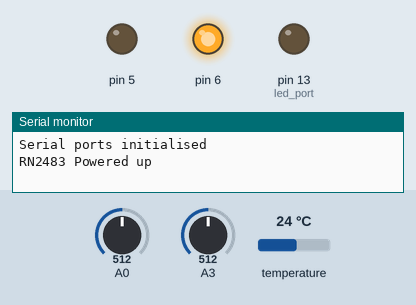
A sketch run on a simulated Arduino Mega 2560, built with avr-gcc and run on an emulated ATmega2560. Shown: output pins drawn as LEDs (lit = HIGH), the last lines printed to the serial monitor. The test bench sets the inputs (shaded band); at power-on: temperature 24 °C, A0 = 512, A3 = 512.

Above: at 0.2 s.
At 12.3 s:
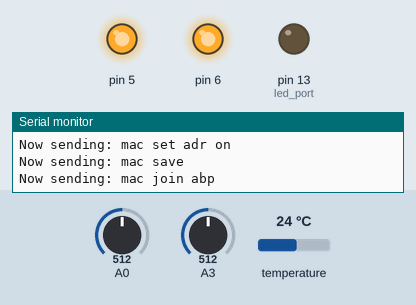
12.4 s: temperature set to 12 °C
At 13.4 s:
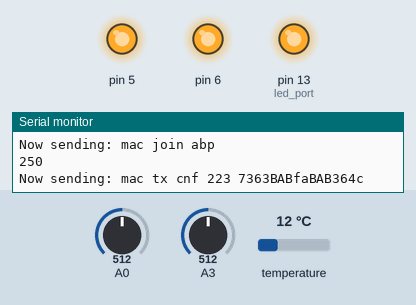
25.1 s: A0 set to 716
35.6 s: A3 set to 716
46.2 s: temperature set to 19 °C
56.8 s: A0 set to 900
67.4 s: A3 set to 900
Timing chart, 0 to 79.0 s (numbered marks = the images above; inputs shaded):
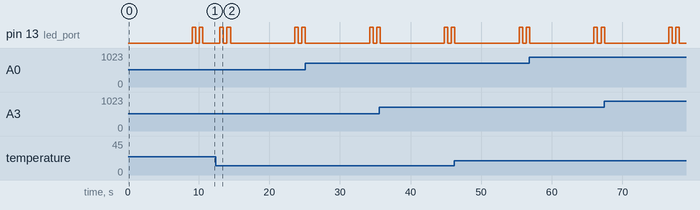

The sketch:

ondersteboei.ino
```cpp
/*
 This file contains the code for the "Meetwaarden Boei te water" for project "De Groene Poort"
*/

//includes

#include <Wire.h>
//#include <Adafruit_Sensor.h>
//#include <Adafruit_HMC5883_U.h>
#include <OneWire.h>
#include <DallasTemperature.h>
// end of the includes

#define ONE_WIRE_BUS A5
OneWire oneWire(ONE_WIRE_BUS);


// Port to assign the type of lora data (any port can be used between 1 and 223)
int     set_port  = 223;

// Some standard ports that depend on the layout of the Marvin
long    defaultBaudRate = 57600;
int     reset_port = 5;
int     RN2483_power_port = 6; //Note that an earlier version of the Marvin doesn't support seperate power to RN2483
int     led_port = 13;


//*** declaring the sensors and their respective pins --->
int turbulanceSensorValue = analogRead(A3);// read the input on analog pin 0:

 DallasTemperature sensors(&oneWire);
 float selinitySensorData;
 float turbulanceSensorData;

 String turbulanceSensorDataRoundedToHEX;
 String selinitySensorToHEX;
 String temparatureSensorDataToHEX;


//*** <---/declaring pins and sensor positions


//*** Set parameters here BEGIN ---->
String  set_nwkskey = "91FD4A1E6CB22444922C7EEDA7610926";
String  set_appskey = "66A81E21D62E6D9A890CC6DCDEF2C301";
String  set_devaddr = "00236953";


//*** <---- END Set parameters heres
/*
 * Setup() function is called when board is started. Marvin uses a serial connection to talk to your pc and a serial
 * connection to talk to the RN2483, these are both initialized in seperate functions. Also some Arduino port are
 * initialized and a LED is called to blink when everything is done.
 */
void setup() {
  Wire.begin();
  InitializeSerials(defaultBaudRate);
  initializeRN2483(RN2483_power_port, reset_port);
  pinMode(led_port, OUTPUT); // Initialize LED port
  blinky();

  sensors.begin(); // IC Default 9 bit. If you have troubles consider upping it 12. Ups the delay giving the IC more time to process the temperature measurement
}

void loop() {


  readSelinitySensor(); // read the SelinitySensor
  readTurbulanceSensor(); //read out the Turbulance Sensor
  sensors.requestTemperatures(); // Send the command to get temperatures);

  send_LoRa_data(set_port);// the data that has to be send to the server (iTalks in this case)
  delay(100);
  blinky();
  delay(100);
  read_data_from_LoRa_Mod();
  delay(600);


   delay(6000);
}

void InitializeSerials(int baudrate)
{
  Serial.begin(defaultBaudRate);
  Serial1.begin(defaultBaudRate);
  delay(100);
  print_to_console("Serial ports initialised");
}

void initializeRN2483(int pwr_port, int rst_port)
{
  //Enable power to the RN2483
  pinMode(pwr_port, OUTPUT);
  digitalWrite(pwr_port, HIGH);
  print_to_console("RN2483 Powered up");
  delay(1000);

  //Disable reset pin
  pinMode(rst_port, OUTPUT);
  digitalWrite(rst_port, HIGH);

  //Configure LoRa module
  send_LoRa_Command("sys reset");
  read_data_from_LoRa_Mod();

  send_LoRa_Command("radio set crc off");
  delay(1000);
  read_data_from_LoRa_Mod();

  send_LoRa_Command("mac set nwkskey " + set_nwkskey);
  read_data_from_LoRa_Mod();

  send_LoRa_Command("mac set appskey " + set_appskey);
  read_data_from_LoRa_Mod();

  send_LoRa_Command("mac set devaddr " + set_devaddr);
  read_data_from_LoRa_Mod();

  //For this commands some extra delay is needed.
  send_LoRa_Command("mac set adr on");
  delay(1000);
  read_data_from_LoRa_Mod();

  send_LoRa_Command("mac save");
  delay(1000);
  read_data_from_LoRa_Mod();

  send_LoRa_Command("mac join abp");
  delay(1000);
  read_data_from_LoRa_Mod();

}

void print_to_console(String message)
{
  Serial.println(message);
}

void read_data_from_LoRa_Mod()
{
  if (Serial1.available()) {
    String inByte = Serial1.readString();
    Serial.println(inByte);
  }

}

void send_LoRa_Command(String cmd)
{
  print_to_console("Now sending: " + cmd);
  Serial1.println(cmd);
  delay(500);
}

void send_LoRa_data(int tx_port)
{

    floatToHEX();
 //   print_to_console(selinitySensorToHEX + String(" ") + turbulanceSensorDataRoundedToHEX); uncomment this line for an extra check before sending
    send_LoRa_Command("mac tx cnf " + String(tx_port) + String(" ") +  selinitySensorToHEX + String("BAB") + turbulanceSensorDataRoundedToHEX + String("BAB") + temparatureSensorDataToHEX); //BAB is to indicate the sensorAttributes later on the end point

}


void blinky()
{
  digitalWrite(led_port, HIGH);   // turn the LED on (HIGH is the voltage level)
  delay(500);                     // wait for a second
  //Serial.write("het werkt ");
  digitalWrite(led_port, LOW);    // turn the LED off by making the voltage LOW
  delay(500);                     // wait for a second
  digitalWrite(led_port, HIGH);   // turn the LED on (HIGH is the voltage level)
  delay(500);                     // wait for a second
  digitalWrite(led_port, LOW);    // turn the LED off by making the voltage LOW
  delay(500);                     // wait for a second
}


void readTurbulanceSensor(){
  int turbulanceSensorValue = analogRead(A3);
  float turbulance = turbulanceSensorValue * (5.0 / 1024.0); // Convert the analog reading (which goes from 0 - 1023) to a voltage (0 - 5V):
  turbulanceSensorData = turbulance;
 // Serial.println("Turbulance: \t");
  //Serial.print( turbulance ); // print out the value you read:
  //Serial.println("\t");
  delay(500);
}

void readSelinitySensor(){

float PPMconversion=0.64; // EU standard PPM
float K=6.28;           // EU standardized worth for K
float EC=0;
float EC25 =0;
int ppm =0;
int R1= 1000;
int Ra=25; //Resistance of powering Pins
int Vin = 5;           // variable to store the input voltage
float Vout = 0;        // variable to store the output voltage
float R10 = 10;         // variable to store the R1 value
float buffer = 0;      // buffer variable for calculation
float raw = analogRead(A0);    // Reads the Input PIN

 Vout = (5.0 * raw) /  1024.0;    // Calculates the Voltage on th Input PIN
 float Vdrop= (Vin*raw)/1024.0;
 float Rc=(Vdrop*R10)/(Vin-Vdrop);
 Rc=Rc-Ra; //acounting for Digital Pin Resitance
 EC = 1000/(Rc*K);
 EC25  =  EC/ (1+ sensors.getTempCByIndex(0)*(sensors.getTempCByIndex(0)-25.0));
 selinitySensorData =(EC25)*(PPMconversion*1000); // salinity after taking the temperature into account
}


void floatToHEX(){
  //float compassSensorDataMultiplied = compassSensorData * 100.00;
  float selinitySensorDataMultieplied = selinitySensorData * 100.00;
  int selinitySensorDataRounded = round(selinitySensorDataMultieplied);
  selinitySensorToHEX = String(selinitySensorDataRounded,HEX);

  float turbulanceSensorDataMultiplied = turbulanceSensorData * 100.00;
  int turbulanceSensorDataRounded = round(turbulanceSensorDataMultiplied);
  Serial.println(turbulanceSensorDataRounded); //this is a check if the sensor is working correctly
  turbulanceSensorDataRoundedToHEX = String(turbulanceSensorDataRounded,HEX);

  float temperatureSensorData = (sensors.getTempCByIndex(0)+127) * 100.00; //adds 127 to always make it a natural number. The lowest the temperatureSensor can get is -127
  int temperatureSensorDataRounded = round(temperatureSensorData);
  temparatureSensorDataToHEX = String(temperatureSensorDataRounded, HEX);
}
```
